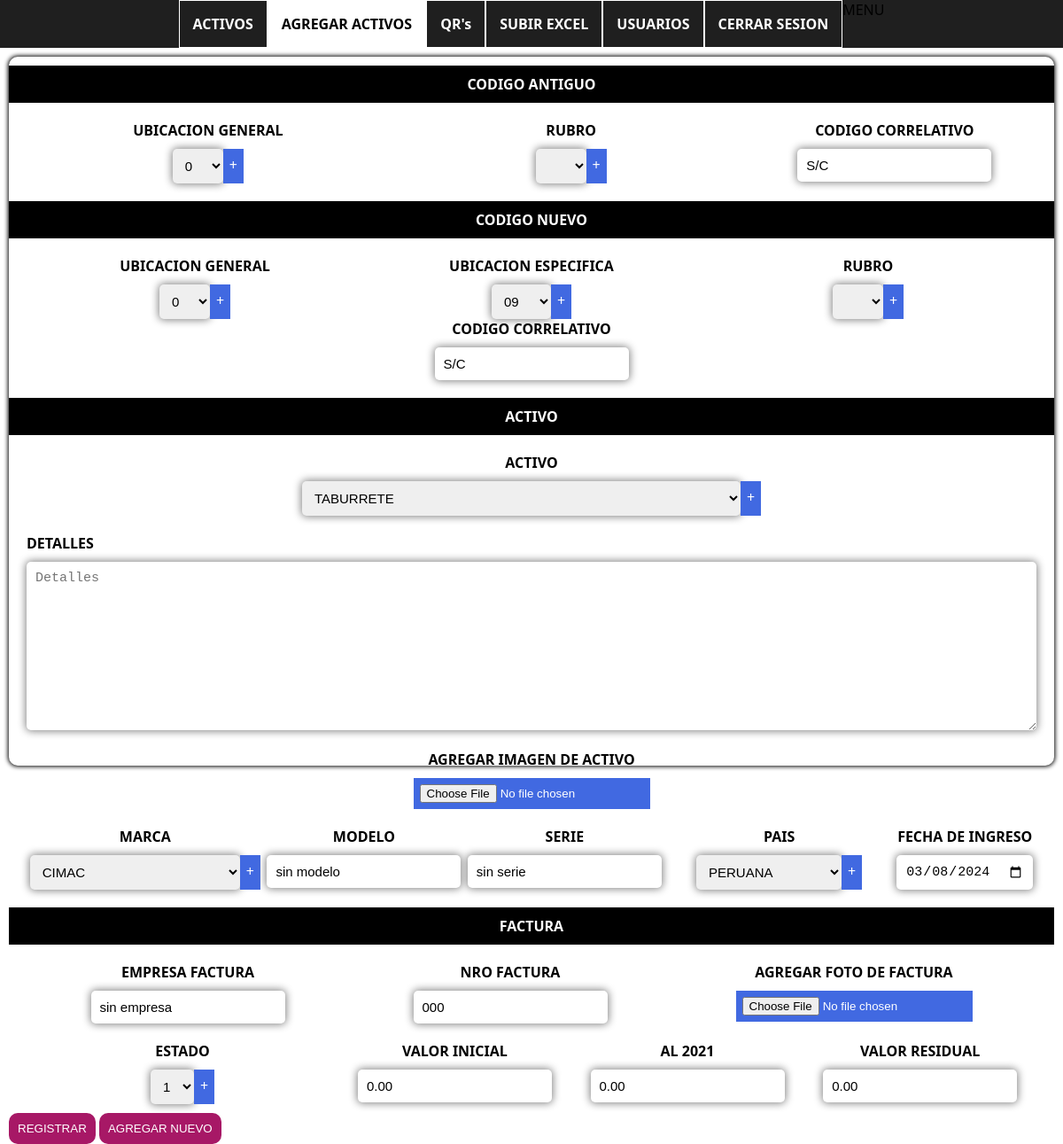
The page /html/formulario.php (signed in) on the database its author committed.
### tables this page shows
CREATE TABLE `ubicacion_general` (
  `id_ubicacion_gral` int NOT NULL,
  `des_ubicacion_gral` varchar(50) DEFAULT NULL,
  `registro_ubicacion_gral` datetime NOT NULL,
  `codigo_ubicacion_gral` varchar(10) NOT NULL
);

CREATE TABLE `ubicacion_especifica` (
  `id_ubicacion_esp` int NOT NULL,
  `des_ubicacion_esp` varchar(50) DEFAULT NULL,
  `registro_ubicacion_esp` datetime NOT NULL,
  `codigo_ubicacion_esp` varchar(10) NOT NULL
);

CREATE TABLE `tipos` (
  `id_tipo` int NOT NULL,
  `des_tipo` varchar(100) NOT NULL,
  `registro_tipo` datetime NOT NULL
);

CREATE TABLE `marcas` (
  `id_marca` int NOT NULL,
  `des_marca` varchar(100) NOT NULL,
  `registro_marca` datetime NOT NULL
);

CREATE TABLE `paises` (
  `id_pais` int NOT NULL,
  `des_pais` varchar(100) NOT NULL,
  `registro_pais` datetime NOT NULL
);

CREATE TABLE `estados` (
  `id_estado` int NOT NULL,
  `des_estado` varchar(100) DEFAULT NULL,
  `registro_estado` datetime NOT NULL,
  `codigo_estado` varchar(10) NOT NULL
);

### connection/Conexion.php (called while the page is built, shortened)
<?php
    class Conexion{
        private static $host = 'localhost';
        private static $dbname = 'inventory';
        private static $user = 'root';
        private static $password = '';
        private static $con;
        public static function Abrir() {
            if (!isset(self::$con)) {
                try {
                    $connection = "mysql:host=" . self::$host . ";dbname=" . self::$dbname;
                    self::$con = new PDO($connection, self::$user, self::$password);
                    self::$con->setAttribute(PDO::ATTR_ERRMODE, PDO::ERRMODE_EXCEPTION);
                } catch (PDOException $th) {
                    echo $th->getMessage();
                    die();
                }
            }
            return self::$con;
        }
    }

### class/UbicacionGeneral.php (called while the page is built, shortened)
<?php
    class Ubicacion_General extends Conexion{
        public static function Ultimo_dato(){
            try {
                $sql = "SELECT * FROM ubicacion_general ORDER BY id_ubicacion_gral DESC LIMIT 1";
                $stmt = Conexion::Abrir()->prepare($sql);
                $stmt->execute();
                $r = $stmt->fetchObject();
                return $r;
            } catch (PDOException $th) {
                echo $th->getMessage();
            }
        }
    }

### class/Rubros.php (called while the page is built, shortened)
<?php
    class Rubros extends Conexion{
        public static function Ver(){
            try {
                $sql = "SELECT * FROM rubro ORDER BY codigo_rubro ASC";
                $stmt = Conexion::Abrir()->prepare($sql);
                $stmt->execute();
                return $stmt->fetchAll(PDO::FETCH_OBJ);
            } catch (PDOException $th) {
                return $th->getMessage();
            }
        }
        public static function Ultimo_dato(){
            try {
                $sql = "SELECT * FROM rubro ORDER BY id_rubro DESC LIMIT 1";
                $stmt = Conexion::Abrir()->prepare($sql);
                $stmt->execute();
                $r = $stmt->fetchObject();
                return $r;
            } catch (PDOException $th) {
                echo $th->getMessage();
            }
        }
    }

### class/UbicacionEspecifica.php (called while the page is built, shortened)
<?php
    class Ubicacion_Especifica extends Conexion{
        public static function Ultimo_dato(){
            try {
                $sql = "SELECT * FROM ubicacion_especifica ORDER BY id_ubicacion_esp DESC LIMIT 1";
                $stmt = Conexion::Abrir()->prepare($sql);
                $stmt->execute();
                $r = $stmt->fetchObject();
                return $r;
            } catch (PDOException $th) {
                echo $th->getMessage();
            }
        }
    }

### class/TiposActivos.php (called while the page is built, shortened)
<?php
    class TiposActivos extends Conexion{
        public static function Ultimo_dato(){
            try {
                $sql = "SELECT * FROM tipos ORDER BY id_tipo DESC LIMIT 1";
                $stmt = Conexion::Abrir()->prepare($sql);
                $stmt->execute();
                $r = $stmt->fetchObject();
                return $r;
            } catch (PDOException $th) {
                echo $th->getMessage();
            }
        }
    }

### class/Marcas.php (called while the page is built, shortened)
<?php
    class Marcas extends Conexion{
        public static function Ultimo_dato(){
            try {
                $sql = "SELECT * FROM marcas ORDER BY id_marca DESC LIMIT 1";
                $stmt = Conexion::Abrir()->prepare($sql);
                $stmt->execute();
                $r = $stmt->fetchObject();
                return $r;
            } catch (PDOException $th) {
                echo $th->getMessage();
            }
        }
    }

### class/Paises.php (called while the page is built, shortened)
<?php
    class Paises extends Conexion{
        public static function Ultimo_dato(){
            try {
                $sql = "SELECT * FROM paises ORDER BY id_pais DESC LIMIT 1";
                $stmt = Conexion::Abrir()->prepare($sql);
                $stmt->execute();
                $r = $stmt->fetchObject();
                return $r;
            } catch (PDOException $th) {
                echo $th->getMessage();
            }
        }
    }

### class/Estados.php (called while the page is built, shortened)
<?php
    class Estados extends Conexion{
        public static function Ultimo_dato(){
            try {
                $sql = "SELECT * FROM estados ORDER BY id_estado DESC LIMIT 1";
                $stmt = Conexion::Abrir()->prepare($sql);
                $stmt->execute();
                $r = $stmt->fetchObject();
                return $r;
            } catch (PDOException $th) {
                echo $th->getMessage();
            }
        }
    }

### html/formulario.php (the view, shortened to what this page needs)
<?php include '../templates/header.php' ?>
    <link rel="stylesheet" href="../css//formulario2.css">
    <form action="" method="post" enctype="multipart/form-data" id="miFormulario" >
        <header>
            CODIGO ANTIGUO
        </header>
        <div class="campo">
            <div class="dato">
                <label for="">UBICACION GENERAL</label>
                <div>
                    <select name="OldUbicacionGeneral" id="" class="pdd">
                        <option value="<?= Ubicacion_General::Ultimo_dato()->id_ubicacion_gral ?>"><?= Ubicacion_General::Ultimo_dato()->codigo_ubicacion_gral . ' ' . Ubicacion_General::Ultimo_dato()->des_ubicacion_gral ?></option>
                    </select>
                    <label for="addUbicacionGral" class="add">+</label>
                </div>
            </div>
            <div class="dato">
                <label for="">RUBRO</label>
                <div>
                    <select name="OldRubro" id="" class="pdd">
                        <option value="<?= Rubros::Ultimo_dato()->id_rubro ?>"><?= Rubros::Ultimo_dato()->codigo_rubro . ' ' . Rubros::Ultimo_dato()->des_rubro ?></option>
                        <?php foreach(Rubros::Ver() as $row): ?>
                            <option value="<?= $row->id_rubro ?>"><?= $row->codigo_rubro . $row->des_rubro ?></option>
                        <?php endforeach;?>
                    </select>
                    <label for="addRubro" class="add">+</label>
                </div>
            </div>
            <div class="dato">
                <label for="">CODIGO CORRELATIVO</label>
                <input type="text" name="OldCorrelativo" id="" class="pdd" placeholder="" value="S/C">
            </div>
        </div>
        <header>
            CODIGO NUEVO
        </header>
        <div class="campo">
            <div class="dato">
                <label for="">UBICACION GENERAL</label>
                <div>
                    <select name="NewUbicacionGeneral" id="" class="pdd">
                        <option value="<?= Ubicacion_General::Ultimo_dato()->id_ubicacion_gral ?>"><?= Ubicacion_General::Ultimo_dato()->codigo_ubicacion_gral . ' ' . Ubicacion_General::Ultimo_dato()->des_ubicacion_gral ?></option>
                        </select>
                        <label for="addUbiGral" class="add">+</label>
                </div>
            </div>
            <div class="dato">
                <label for="">UBICACION ESPECIFICA</label>
                <div>
                    <select name="NewUbicacionEspecifica" id="" class="pdd">
                        <option value="<?= Ubicacion_Especifica::Ultimo_dato()->id_ubicacion_esp ?>"><?= Ubicacion_Especifica::Ultimo_dato()->codigo_ubicacion_esp . ' ' . Ubicacion_Especifica::Ultimo_dato()->des_ubicacion_esp ?></option>
                    </select>
                    <label for="addUbicacionEsp" class="add">+</label>
                </div>
            </div>
            <div class="dato">
                <label for="">RUBRO</label>
                <div>
                    <select name="NewRubro" id="" class="pdd">
                        <option value="<?= Rubros::Ultimo_dato()->id_rubro ?>"><?= Rubros::Ultimo_dato()->codigo_rubro . ' ' . Rubros::Ultimo_dato()->des_rubro ?></option>
                        <?php foreach(Rubros::Ver() as $row): ?>
                            <option value="<?= $row->id_rubro ?>"><?= $row->codigo_rubro . $row->des_rubro ?></option>
                        <?php endforeach;?>
                    </select>
                    <label for="addRubrOld" class="add">+</label>
                </div>
            </div>
            <div class="dato">
                <label for="">CODIGO CORRELATIVO</label>
                <input type="text" name="NewCorrelativo" id="" class="pdd" placeholder="CODIGO CORRELATIVO" value="S/C">
            </div>
        </div>
        <header>
            ACTIVO
        </header>
        <div class="campo campo-activo">
            <div class="dato">
                <label for="">ACTIVO</label>
                <div>
                    <select name="activo_tipo" id="" class="pdd">
                        <option value="<?= TiposActivos::Ultimo_dato()->id_tipo ?>"><?=TiposActivos::Ultimo_dato()->des_tipo ?></option>
                    </select>
                    <label for="addActivo" class="add">+</label>
                </div>
            </div>
            <div class="dato1" style="margin-top: 20px;">
                <label for="">DETALLES</label>
                <textarea name="activo_detalles" id="" cols="30" rows="10" placeholder="Detalles" class="pdd"></textarea>
            </div>
            <br>
            <div class="dato">
                <label for="">AGREGAR IMAGEN DE ACTIVO</label>
                <div>
                    <input type="file" name="activo_foto" id="" class="add">
                </div>
            </div>
            <div class="activo">
                <div class="dato">
                    <label for="">MARCA</label>
                    <div>
                        <select name="activo_marca" id="" class="pdd">
                        <option value="<?= Marcas::Ultimo_dato()->id_marca ?>"><?= Marcas::Ultimo_dato()->des_marca ?></option>
                        </select>
                        <label for="addMarca" class="add">+</label>
                    </div>
                </div>
                <div class="dato">
                    <label for="">MODELO</label>
                    <input type="search" name="activo_modelo" id="" class="pdd" placeholder="MODELO" value="sin modelo">
                </div>
                <div class="dato">
                    <label for="">SERIE</label>
                    <input type="search" name="activo_serie" id="" class="pdd" placeholder="SERIE" value="sin serie">
                </div>
                <div class="dato">
                    <label for="">PAIS</label>
                    <div>
                        <select name="activo_pais" id="" class="pdd">
                        <option value="<?= Paises::Ultimo_dato()->id_pais ?>"><?= Paises::Ultimo_dato()->des_pais ?></option>
                        </select>
                        <label for="addPais" class="add">+</label>
                    </div>
                </div>
                <div class="dato">
                    <label for="">FECHA DE INGRESO</label>
                    <input type="date" name="activo_anio" id="" class="pdd" placeholder="AÑO" value="<?= date('Y-m-d') ?>">
                </div>
            </div>
        </div>
        <header>
            FACTURA
        </header>
        <div class="campo">
            <div class="dato">
                <label for="">EMPRESA FACTURA</label>
                <input type="text" name="activo_factura" id="" placeholder="EMPRESA FACTURA" class="pdd" value="sin empresa">
            </div>
            <div class="dato">
                <label for="">NRO FACTURA</label>
                <input type="text" name="activo_nfactura" id="" placeholder="NRO FACTURA" class="pdd" value="000">
            </div>
            <div class="dato">
                <label for="">AGREGAR FOTO DE FACTURA</label>
                <input type="file" name="activo_foto_factura" id="" class="add">
            </div>
        </div>
        <div class="campo">
            <div class="dato">
                <label for="">ESTADO</label>
                <div>
                    <select name="activo_estado" id="" class="pdd">
                        <option value="<?= Estados::Ultimo_dato()->id_estado ?>"><?= Estados::Ultimo_dato()->codigo_estado . ' ' . Estados::Ultimo_dato()->des_estado ?></option>
                    </select>
                    <label for="addEstado" class="add">+</label>
                </div>
            </div>
            <div class="dato">
                <label for="">VALOR INICIAL</label>
                <input type="number" name="activo_valorInicial" id="" placeholder="VALOR INICIAL" class="pdd" step="0.01" value="0.00">
            </div>
            <div class="dato">
                <label for="">AL 2021</label>
                <input type="number" name="activo_al2021" id="" placeholder="VALOR RESIDUAL" class="pdd" step="0.01" value="0.00">
            </div>
            <div class="dato">
                <label for="">VALOR RESIDUAL</label>
                <input type="number" name="activo_valorResidual" id="" placeholder="VALOR RESIDUAL" class="pdd" step="0.01" value="0.00">
            </div>
        </div>
        <div class="botones">
            <button type="submit" name="back" value="r_back" class="btn_register">REGISTRAR</button>
            <button type="submit" name="continue" value="r_continue" class="btn_register">AGREGAR NUEVO</button>
        </div>
    </form>

### css/index5.css (style rules this page uses)
body { display: flex; flex-direction: column; margin: 0%; width: 100%; height: 100vh; font-family: system-ui, -apple-system, BlinkMacSystemFont, 'Segoe UI', Roboto, Oxygen, Ubuntu, Cantarell, 'Open Sans', 'Helvetica Neue', sans-serif; }

### css/formulario2.css (style rules this page uses)
html, body { scroll-behavior: smooth; }
body { font-family: system-ui, -apple-system, BlinkMacSystemFont, 'Segoe UI', Roboto, Oxygen, Ubuntu, Cantarell, 'Open Sans', 'Helvetica Neue', sans-serif; }
header { text-transform: uppercase; background-color: rgb(0, 0, 0); color: white; font-weight: bold; padding: 10px; text-align: center; margin: 10px 0px; }
.campo { padding: 10px 20px; display: flex; justify-content: space-around; flex-wrap: wrap; }
.pdd { box-shadow: 0 0 10px 1px gray; border-radius: 5px; padding: 10px; border: none; font-size: 15px; outline: none; }
.campo-activo { flex-direction: column; justify-content: space-around; }
.activo { margin-top: 20px; display: flex; justify-content: space-around; flex-wrap: wrap; }
.dato1 { display: flex; flex-direction: column; }
.dato1 > label { margin-bottom: 10px; font-weight: bolder; }
.dato { display: flex; flex-direction: column; align-items: center; }
.dato > label { margin-bottom: 10px; font-weight: bolder; }
.dato > div { display: flex; }
.add { background-color: royalblue; padding: 7px; color: white; cursor: pointer; }
.btn_register { background-color: rgb(167,24,102); color: white; padding: 10px; border-radius: 10px; cursor: pointer; border: none; }

### rows shown on the page
ubicacion_general: OldUbicacionGeneral "0", NewUbicacionGeneral "0"
ubicacion_especifica: NewUbicacionEspecifica "09"
tipos: activo_tipo "TABURRETE"
marcas: activo_marca "CIMAC"
paises: activo_pais "PERUANA"
estados: activo_estado "1"
